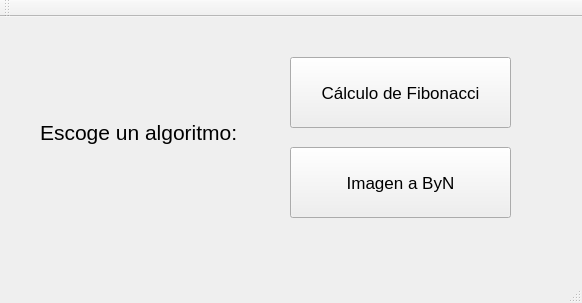
<?xml version="1.0" encoding="UTF-8"?>
<ui version="4.0">
 <class>MainWindow</class>
 <widget class="QMainWindow" name="MainWindow">
  <property name="geometry">
   <rect>
    <x>0</x>
    <y>0</y>
    <width>582</width>
    <height>303</height>
   </rect>
  </property>
  <property name="windowTitle">
   <string>MainWindow</string>
  </property>
  <widget class="QWidget" name="centralWidget">
   <widget class="QPushButton" name="pushButton_popup_Fib">
    <property name="geometry">
     <rect>
      <x>290</x>
      <y>40</y>
      <width>221</width>
      <height>71</height>
     </rect>
    </property>
    <property name="font">
     <font>
      <pointsize>13</pointsize>
     </font>
    </property>
    <property name="text">
     <string>Cálculo de Fibonacci</string>
    </property>
   </widget>
   <widget class="QPushButton" name="pushButton_popoup_byn">
    <property name="geometry">
     <rect>
      <x>290</x>
      <y>130</y>
      <width>221</width>
      <height>71</height>
     </rect>
    </property>
    <property name="font">
     <font>
      <pointsize>13</pointsize>
     </font>
    </property>
    <property name="text">
     <string>Imagen a ByN</string>
    </property>
   </widget>
   <widget class="QLabel" name="label">
    <property name="geometry">
     <rect>
      <x>40</x>
      <y>90</y>
      <width>211</width>
      <height>51</height>
     </rect>
    </property>
    <property name="font">
     <font>
      <pointsize>16</pointsize>
     </font>
    </property>
    <property name="text">
     <string>Escoge un algoritmo:</string>
    </property>
   </widget>
  </widget>
  <widget class="QMenuBar" name="menuBar">
   <property name="geometry">
    <rect>
     <x>0</x>
     <y>0</y>
     <width>582</width>
     <height>21</height>
    </rect>
   </property>
  </widget>
  <widget class="QToolBar" name="mainToolBar">
   <attribute name="toolBarArea">
    <enum>TopToolBarArea</enum>
   </attribute>
   <attribute name="toolBarBreak">
    <bool>false</bool>
   </attribute>
  </widget>
  <widget class="QStatusBar" name="statusBar"/>
 </widget>
 <layoutdefault spacing="6" margin="11"/>
 <resources/>
 <connections/>
</ui>
